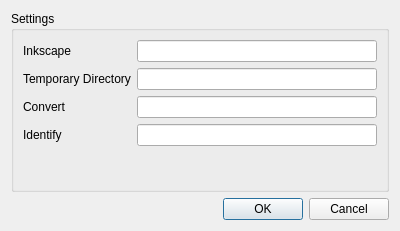
<?xml version="1.0" encoding="UTF-8"?>
<ui version="4.0">
 <class>Dialog</class>
 <widget class="QDialog" name="Dialog">
  <property name="geometry">
   <rect>
    <x>0</x>
    <y>0</y>
    <width>400</width>
    <height>231</height>
   </rect>
  </property>
  <property name="windowTitle">
   <string>Settings</string>
  </property>
  <layout class="QVBoxLayout" name="verticalLayout">
   <item>
    <widget class="QGroupBox" name="groupBox">
     <property name="title">
      <string>Settings</string>
     </property>
     <layout class="QFormLayout" name="formLayout">
      <item row="1" column="1">
       <widget class="QLineEdit" name="inkscapeLineEdit"/>
      </item>
      <item row="2" column="0">
       <widget class="QLabel" name="temporaryDirectoryLabel">
        <property name="text">
         <string>Temporary Directory</string>
        </property>
       </widget>
      </item>
      <item row="2" column="1">
       <widget class="QLineEdit" name="temporaryDirectoryLineEdit"/>
      </item>
      <item row="4" column="1">
       <widget class="QLineEdit" name="convertLineEdit"/>
      </item>
      <item row="6" column="1">
       <widget class="QLineEdit" name="identifyLineEdit"/>
      </item>
      <item row="1" column="0">
       <widget class="QLabel" name="inkscapeLabel">
        <property name="text">
         <string>Inkscape</string>
        </property>
       </widget>
      </item>
      <item row="4" column="0">
       <widget class="QLabel" name="convertLabel">
        <property name="text">
         <string>Convert</string>
        </property>
       </widget>
      </item>
      <item row="6" column="0">
       <widget class="QLabel" name="identifyLabel">
        <property name="text">
         <string>Identify</string>
        </property>
       </widget>
      </item>
     </layout>
    </widget>
   </item>
   <item>
    <widget class="QDialogButtonBox" name="buttonBox">
     <property name="layoutDirection">
      <enum>Qt::LeftToRight</enum>
     </property>
     <property name="standardButtons">
      <set>QDialogButtonBox::Cancel|QDialogButtonBox::Ok</set>
     </property>
    </widget>
   </item>
  </layout>
 </widget>
 <resources/>
 <connections/>
</ui>
